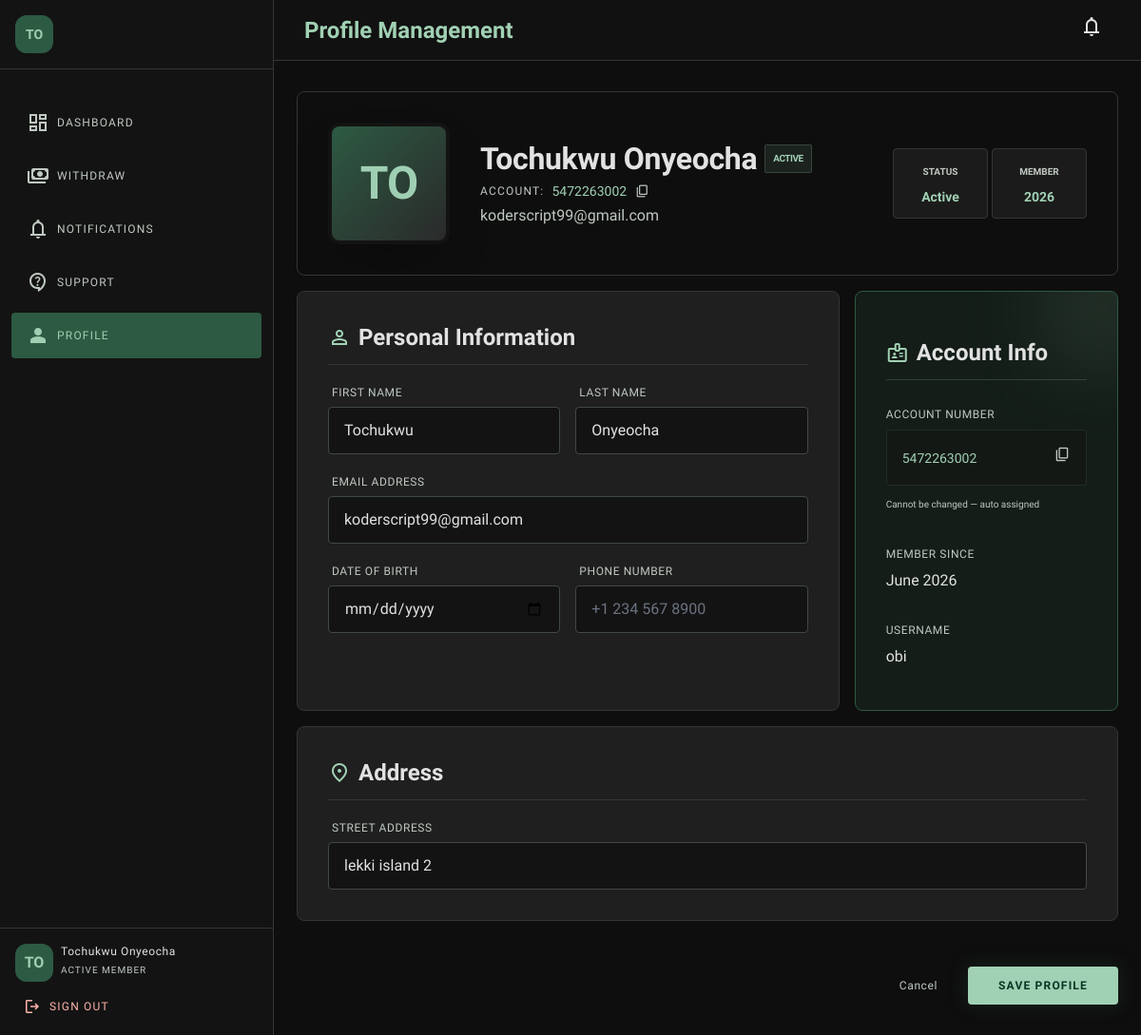
Before: /profile/ (signed in) with the older database file.
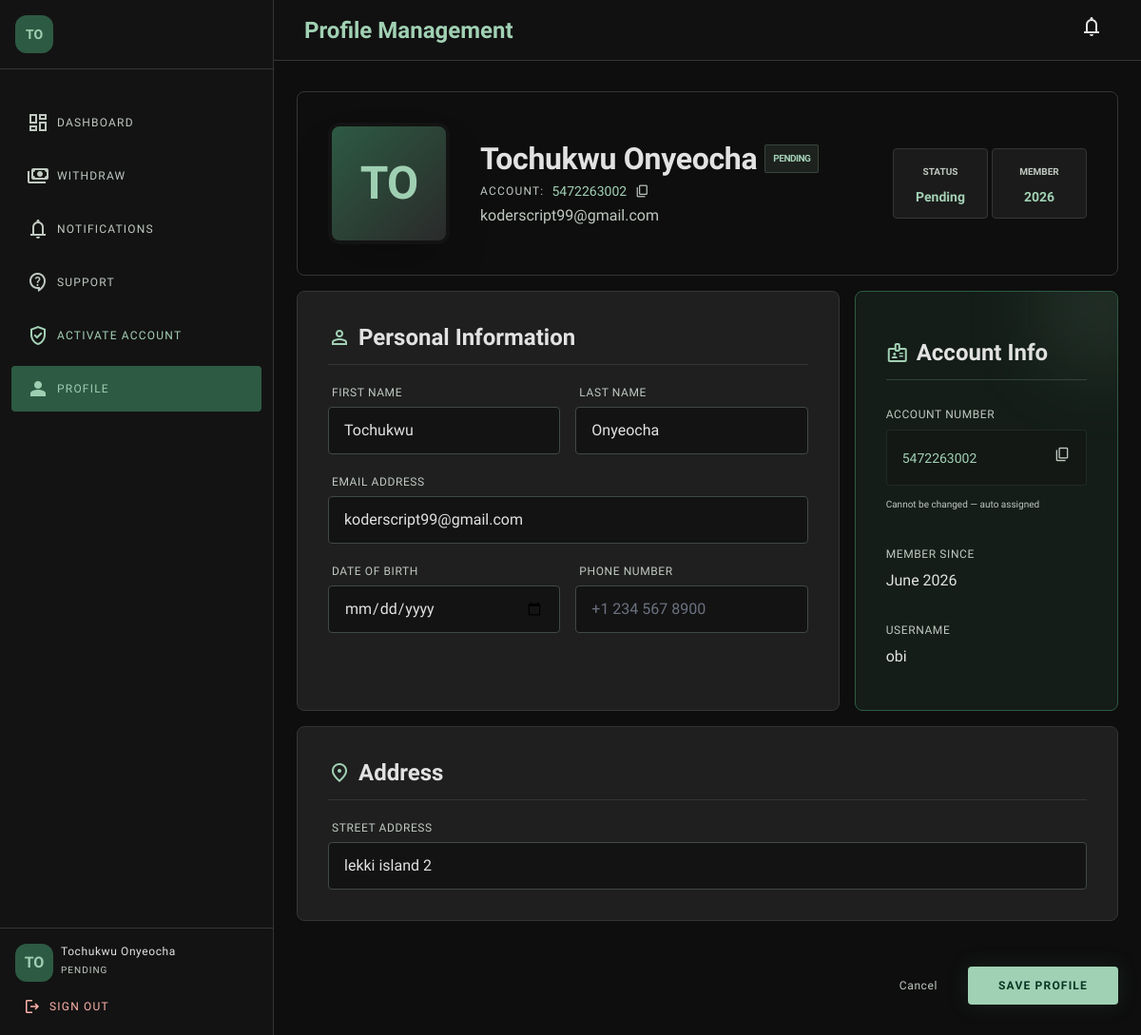
After: the same page with the newer database file.
### USDT/views.py (the view, shortened to what this page needs)
# urls.py: path('profile/', views.profile, name='profile'),
@login_required
def profile(request):
    if request.user.is_admin_user:
        return redirect('admin-dashboard')
    return render(request, 'user/profile.html', {
        'user': request.user,
    })

### USDT/context_processors.py (called while the page is built)
def admin_counts(request):
    if request.user.is_authenticated and request.user.is_admin_user:
        return {
            'pending_activations_count': ActivationPayment.objects.filter(status='pending').count(),
            'pending_withdrawals_count': WithdrawalRequest.objects.filter(status='pending').count(),
            'open_tickets_count': SupportTicket.objects.filter(status='open').count(),
        }
    return {}

### USDT/models.py (called while the page is built)
    @property
    def is_admin_user(self):
        return self.role == 'admin'

    @property
    def full_name(self):
        if self.first_name or self.last_name:
            return f"{self.first_name} {self.last_name}".strip()
        return self.username

    @property
    def initials(self):
        parts = self.full_name.split()
        if len(parts) >= 2:
            return f"{parts[0][0]}{parts[1][0]}".upper()
        return self.full_name[:2].upper()

### USDT/templates/user/profile.html (shortened to what the changed rows need)
<!DOCTYPE html>
<html class="dark" lang="en">
<head>
<script src="https://cdn.tailwindcss.com?plugins=forms,container-queries"></script>
</head>
<body class="font-body-md text-body-md overflow-x-hidden">
<aside class="fixed left-0 top-0 h-full w-72 flex-col z-40 border-r border-surface-container-highest bg-background hidden md:flex">
  <div class="flex-1 px-stack-md py-stack-lg flex flex-col gap-base custom-scrollbar overflow-y-auto">
    {% if not request.user.account_activated %}
    <a class="flex items-center gap-base px-gutter py-stack-md text-tertiary hover:bg-surface-container-high transition-colors duration-200 rounded-lg" href="{% url 'activate-account' %}">
      <span class="material-symbols-outlined">verified_user</span>
      <span class="font-label-sm text-label-sm uppercase tracking-widest">Activate Account</span>
    </a>
    {% endif %}
  </div>
  <div class="p-gutter border-t border-surface-container-highest">
    <div class="flex items-center gap-base mb-stack-md">
      <div>
        <p class="font-label-sm text-label-sm text-on-surface">{{ request.user.full_name }}</p>
        <p class="text-[10px] text-on-surface-variant uppercase tracking-widest">
          {% if request.user.account_activated %}Active Member{% else %}Pending{% endif %}
        </p>
      </div>
    </div>
  </div>
</aside>
<header class="fixed top-0 right-0 left-0 md:left-72 z-30 flex justify-between items-center px-stack-lg h-16 bg-background/80 backdrop-blur-xl border-b border-surface-container-highest">
  <div class="flex items-center gap-base">
    <h1 class="font-headline-md text-headline-md font-bold text-primary">Profile Management</h1>
  </div>
</header>
<main class="pt-24 pb-24 md:pb-stack-lg px-container-padding md:ml-72 min-h-screen">
  <div class="max-w-4xl mx-auto space-y-gutter">
    <section class="relative bg-surface-container-lowest border border-surface-container-highest rounded-xl overflow-hidden p-stack-lg">
      <div class="flex flex-col md:flex-row items-center gap-stack-lg">
        <div class="text-center md:text-left space-y-stack-sm flex-1">
          <div class="flex items-center justify-center md:justify-start gap-base flex-wrap">
            <h2 class="font-headline-lg text-headline-lg">{{ request.user.full_name }}</h2>
            {% if request.user.account_activated %}
            <span class="bg-primary/10 text-primary px-2 py-0.5 rounded text-[10px] uppercase font-bold tracking-tighter border border-primary/20">Active</span>
            {% else %}
            <span class="bg-tertiary/10 text-tertiary px-2 py-0.5 rounded text-[10px] uppercase font-bold tracking-tighter border border-tertiary/20">Pending</span>
            {% endif %}
          </div>
        </div>
        <div class="flex gap-stack-sm">
          <div class="bg-surface-container-low border border-surface-container-highest p-stack-md rounded-lg text-center min-w-[100px]">
            <p class="text-[10px] text-on-surface-variant uppercase font-bold mb-1">Status</p>
            <p class="{% if request.user.account_activated %}text-primary{% else %}text-tertiary{% endif %} font-bold text-sm">
              {% if request.user.account_activated %}Active{% else %}Pending{% endif %}
            </p>
          </div>
        </div>
      </div>
    </section>
  </div>
</main>
</body>
</html>

Changed rows visible on the page:
changed User "TO": account_activated True → False (drawn)
Other visible differences:
text no longer shown: "ACTIVE MEMBER ACTIVE Active"
text now shown: "ACTIVATE ACCOUNT PENDING PENDING Pending"
